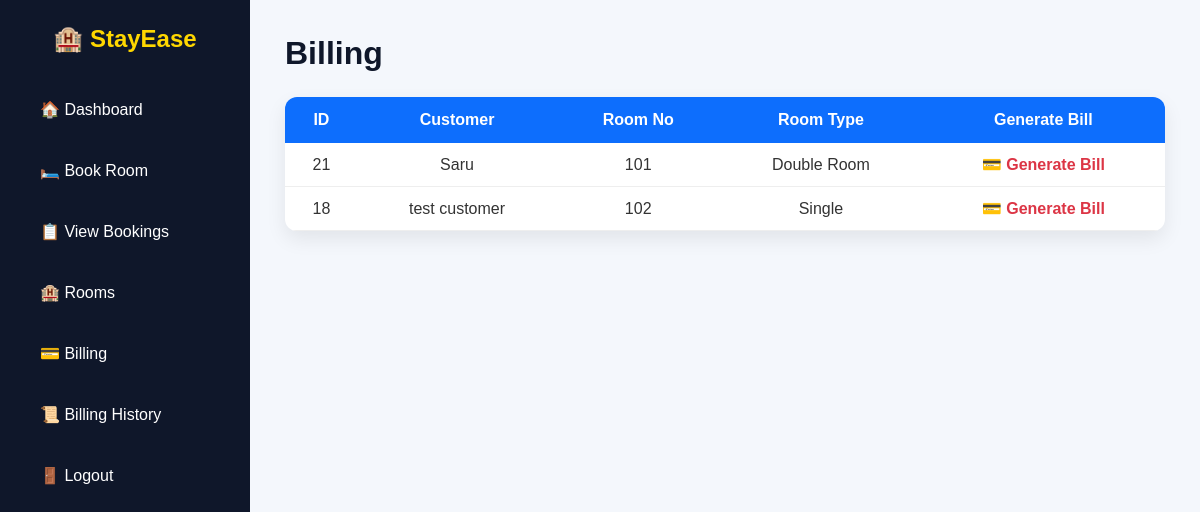
The page /billing (signed in) on the database its author committed.
### tables this page shows
CREATE TABLE bookings(

id INTEGER PRIMARY KEY AUTOINCREMENT,

customer_name TEXT,

phone TEXT,

email TEXT,

aadhar TEXT,

checkin TEXT,

checkout TEXT,

room_type TEXT,

guests INTEGER,

address TEXT

, room_number TEXT);

### app.py (the view)
@app.route("/billing")
def billing():
    if "logged_in" not in session:
        return redirect(url_for("login"))
    conn = sqlite3.connect("stayease.db")
    conn.row_factory = sqlite3.Row
    cursor = conn.cursor()
    cursor.execute("""
        SELECT
            id,
            customer_name,
            room_number,
            room_type
        FROM bookings
        ORDER BY id DESC
    """)
    bookings = cursor.fetchall()
    conn.close()
    return render_template(
        "billing.html",
        bookings=bookings
    )

### templates/billing.html (shortened to what this page needs)
{% extends "base.html" %}
{% block content %}
<h1>Billing</h1>
<table class="booking-table">
    <thead>
        <tr>
            <th>ID</th>
            <th>Customer</th>
            <th>Room No</th>
            <th>Room Type</th>
            <th>Generate Bill</th>
        </tr>
    </thead>
    <tbody>
    {% for booking in bookings %}
        <tr>
            <td>{{ booking.id }}</td>
            <td>{{ booking.customer_name }}</td>
            <td>{{ booking.room_number }}</td>
            <td>{{ booking.room_type }}</td>
            <td>
    <a href="/generate_bill/{{ booking.id }}">
        💳 Generate Bill
    </a>
</td>
        </tr>
    {% endfor %}
    </tbody>
</table>
{% endblock %}

### static/css/dashboard.css (style rules this page uses)
* { margin:0; padding:0; box-sizing:border-box; font-family:'Poppins',sans-serif; }
body { background:#f4f7fc; color:#333; }
.main-content h1 { color:#0F172A; margin-bottom:10px; }
.booking-table { width:100%; margin-top:25px; border-collapse:collapse; background:white; border-radius:12px; overflow:hidden; box-shadow:0 8px 20px rgba(0,0,0,.08); }
.booking-table th { background:#0d6efd; color:white; padding:14px; }
.booking-table td { padding:12px; text-align:center; border-bottom:1px solid #eee; color:#333; }
.booking-table a { text-decoration:none; font-weight:600; }
.booking-table a:first-child { color:#198754; }
.booking-table a:last-child { color:#dc3545; }

### rows shown on the page
bookings: id "21", customer_name "Saru", room_number "101", room_type "Double Room"
bookings: id "18", customer_name "test customer", room_number "102", room_type "Single"
